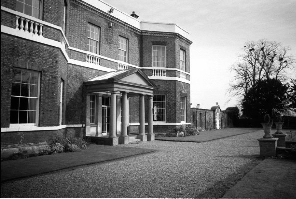
%> input picture IPR/Tutorial/Tut03/Gray_level_Operations/Gray level Operations/home1.bmp, 296 x 199 px
$ octave NegLogPowerlaw.m   (GNU Octave 9; MATLAB toolbox functions it lacks are replaced by stand-ins)
%> lines starting %> are read from the running program, lines starting %| are printed output that depends on the picture

close all;
clear all;
F=rgb2gray(imread('home1.bmp'));
%> F: size 199x296 uint8; min 0, max 255, mean 116.1


C=input('Enter Value of C ');
%> the answer given: 3
gamma=input('Enter Value of gamma ');
%> the answer given: 2

        G=256-F;
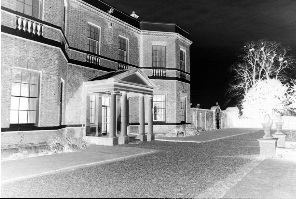
%> G: size 199x296 uint8; min 1, max 255, mean 139.9
        H=uint8(C.*log(double(1+F)));
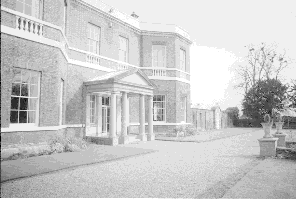
%> H: size 199x296 uint8; min 0, max 17, mean 13.44; drawn with min black and max white
        I=uint8(C.*((double(F)).^gamma));
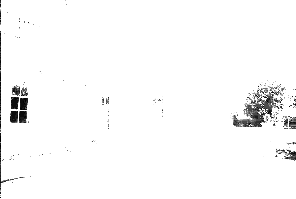
%> I: size 199x296 uint8; min 0, max 255, mean 248.9


subplot(2,2,1);
imshow(F);
title('Original Image');

subplot(2,2,2);
imshow(G);
title('Negative Operator');

subplot(2,2,3);
imshow(H);
logtext=sprintf('Logarithmic Operator for C=%2.1f and gamma=%0.2f',C,gamma);
title(logtext);

subplot(2,2,4);
imshow(I);
powtext=sprintf('Power Law Operator for C=%2.1f and gamma=%0.2f',C,gamma);
title(powtext);

$ run again, with IPR/Tutorial/Tut03/Gray_level_Operations/Gray level Operations/bitplane.bmp copied over IPR/Tutorial/Tut03/Gray_level_Operations/Gray level Operations/home1.bmp
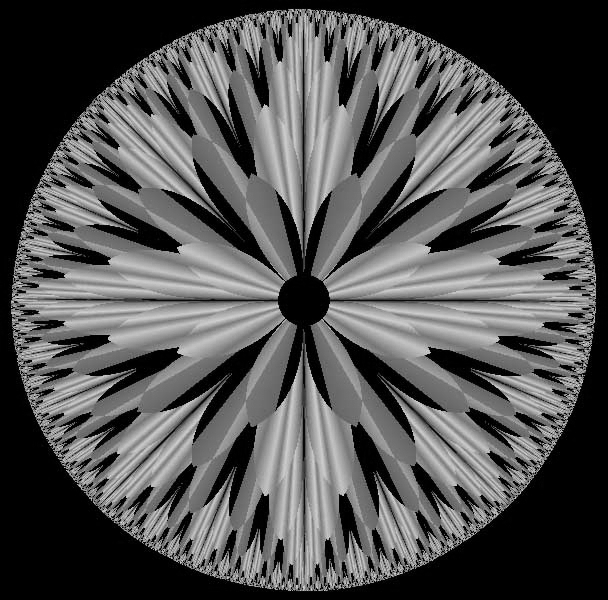
%> input picture IPR/Tutorial/Tut03/Gray_level_Operations/Gray level Operations/bitplane.bmp, 608 x 600 px
%> F is the input picture: size 600x608 uint8; min 0, max 227, mean 82.1
%> `G=256-F;`:
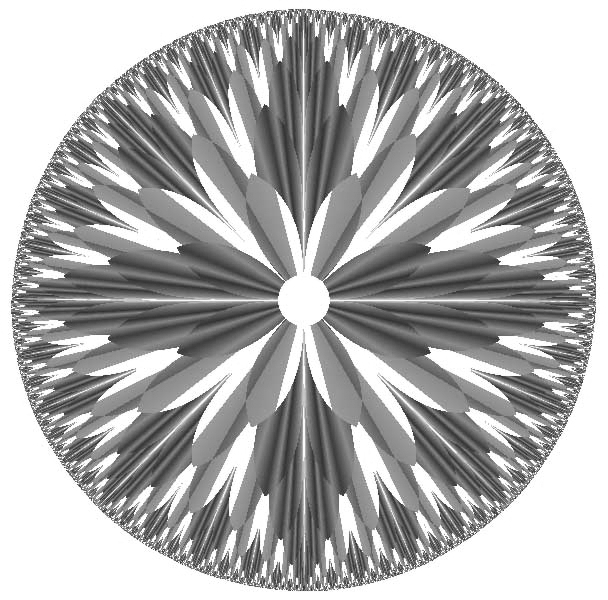
%> G: size 600x608 uint8; min 29, max 255, mean 173.6
%> `I=uint8(C.*((double(F)).^gamma));`:
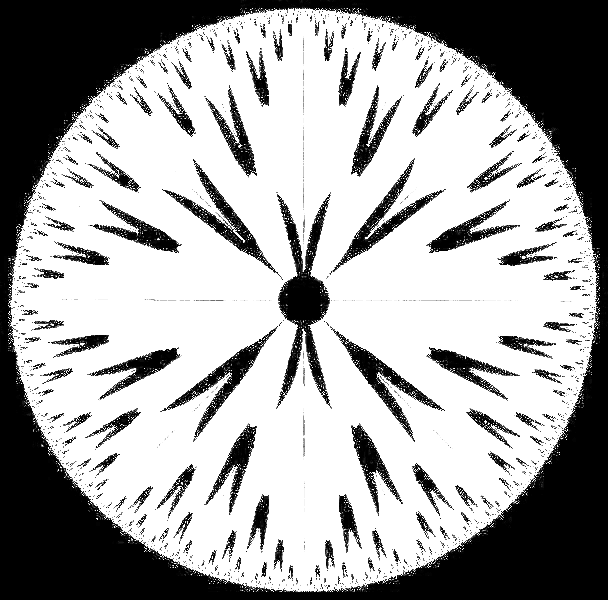
%> I: size 600x608 uint8; min 0, max 255, mean 162.4
